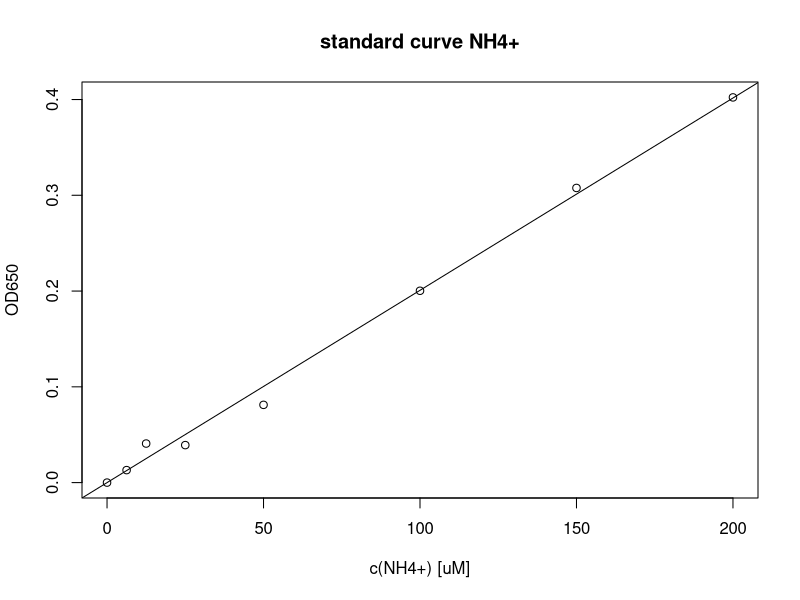
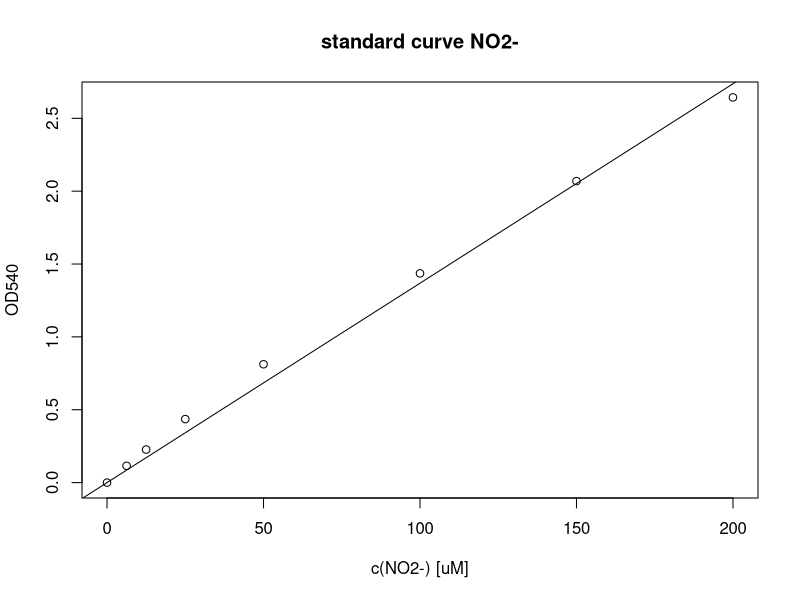
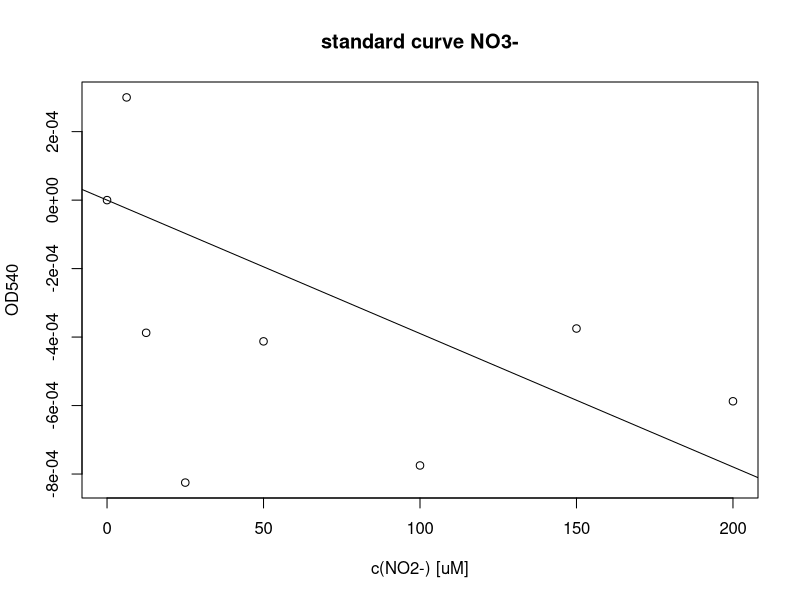
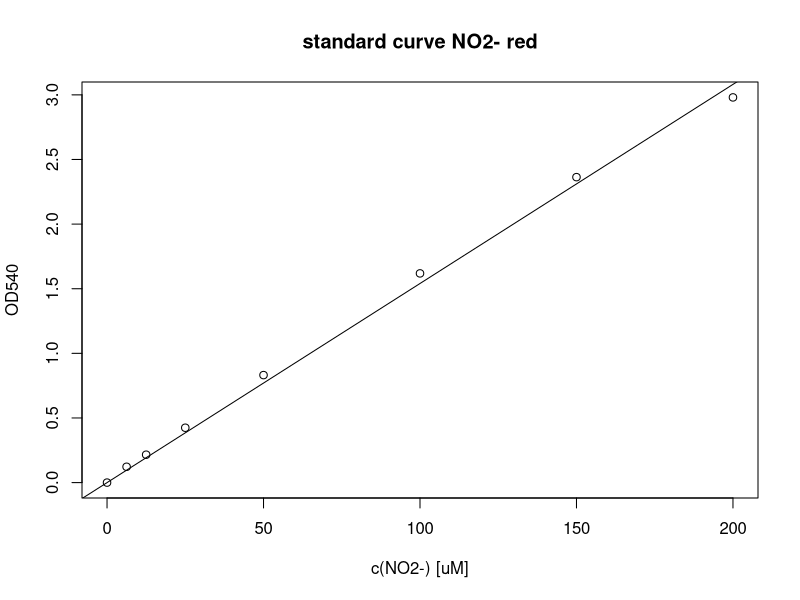
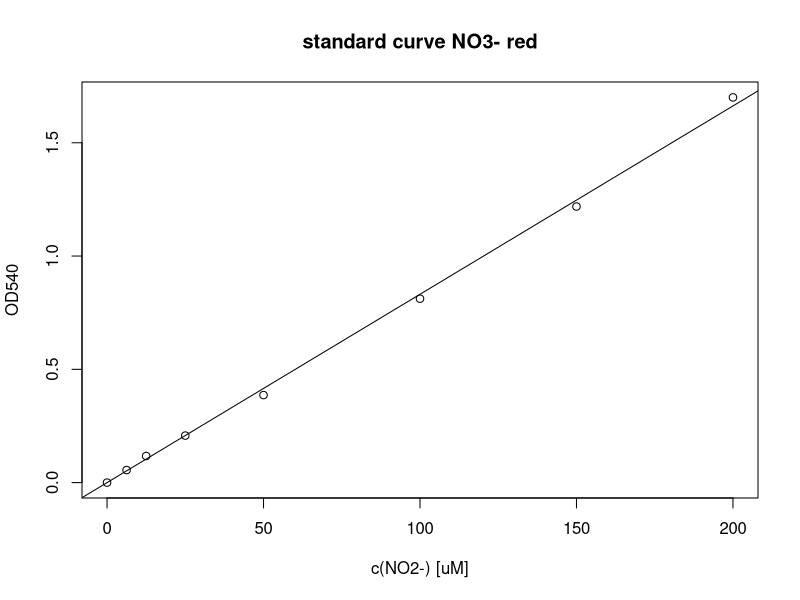

Here is the R script that generated these plots, in order:
# script for processing standards of colorimetric data 
# marmic practical - microbial physiology - experiment 2

# data import
standard <- read.delim("E2_standard.txt", sep = "\t", dec = ",")

# calculating mean and standard deviation

# NH4
NH4 <- standard[33:48,c(1,2,5,6,7,8)]
NH4_mean <- as.data.frame(NH4[,2])
for (i in 1:nrow(NH4_mean)) {
  NH4_mean[i,2] <- mean(c(NH4[i,3], NH4[i,4], NH4[i,5], NH4[i,6]))
  #NH4_mean[i,3] <- sd(c(NH4[i,3], NH4[i,4], NH4[i,5], NH4[i,6]))
}
colnames(NH4_mean) <- c("concentration",
                        "OD"
                        #,"SD"
                        )
NH4_mean <- aggregate(data=NH4_mean, OD~., FUN=mean)
# blanc substraction
NH4_blanc <- NH4_mean$OD[1]
NH4_mean$OD <- NH4_mean$OD-NH4_mean$OD[1]
# linear model
NH4_lm <- lm(OD ~ 0 + concentration, data=NH4_mean)
summary(NH4_lm)
NH4_coef <- NH4_lm$coefficients[[1]]
plot(x=NH4_mean$concentration,
     y=NH4_mean$OD,
     main = "standard curve NH4+",
     xlab = "c(NH4+) [uM]",
     ylab = "OD650")
abline(NH4_lm)


# N02 measurement 1
NO2_1 <- standard[1:16,c(1,2,5,6,7,8)]
NO2_1_mean <- as.data.frame(NO2_1[,2])
for (i in 1:nrow(NO2_1_mean)) {
  NO2_1_mean[i,2] <- mean(c(NO2_1[i,3], NO2_1[i,4], NO2_1[i,5], NO2_1[i,6]))
}
colnames(NO2_1_mean) <- c("concentration", "OD")
NO2_1_mean <- aggregate(data=NO2_1_mean, OD~., FUN=mean)
# blanc substraction
NO2_1_blanc <- NO2_1_mean$OD[1]
NO2_1_mean$OD <- NO2_1_mean$OD-NO2_1_mean$OD[1]
# linear model
NO2_1_lm <- lm(OD ~ 0 + concentration, data=NO2_1_mean)
summary(NO2_1_lm)
NO2_1_coef <- NO2_1_lm$coefficients[[1]]
plot(x=NO2_1_mean$concentration,
     y=NO2_1_mean$OD,
     main = "standard curve NO2-",
     xlab = "c(NO2-) [uM]",
     ylab = "OD540")
abline(NO2_1_lm)


# N03 measurement 1
NO3_1 <- standard[17:32,c(1,2,5,6,7,8)]
NO3_1_mean <- as.data.frame(NO3_1[,2])
for (i in 1:nrow(NO3_1_mean)) {
  NO3_1_mean[i,2] <- mean(c(NO3_1[i,3], NO3_1[i,4], NO3_1[i,5], NO3_1[i,6]))
}
colnames(NO3_1_mean) <- c("concentration", "OD")
NO3_1_mean <- aggregate(data=NO3_1_mean, OD~., FUN=mean)
# blanc substraction
NO3_1_blanc <- NO3_1_mean$OD[1]
NO3_1_mean$OD <- NO3_1_mean$OD-NO3_1_mean$OD[1]
# linear model
NO3_1_lm <- lm(OD ~ 0 + concentration, data=NO3_1_mean)
summary(NO3_1_lm)
NO3_1_coef <- NO3_1_lm$coefficients[[1]]
plot(x=NO3_1_mean$concentration,
     y=NO3_1_mean$OD,
     main = "standard curve NO3-",
     xlab = "c(NO2-) [uM]",
     ylab = "OD540")
abline(NO3_1_lm)


# N02 measurement 2
NO2_2 <- standard[1:16,c(1,2,9,10,11,12)]
NO2_2_mean <- as.data.frame(NO2_2[,2])
for (i in 1:nrow(NO2_2_mean)) {
  NO2_2_mean[i,2] <- mean(c(NO2_2[i,3], NO2_2[i,4], NO2_2[i,5], NO2_2[i,6]))
}
colnames(NO2_2_mean) <- c("concentration", "OD")
NO2_2_mean <- aggregate(data=NO2_2_mean, OD~., FUN=mean)
# blanc substraction
NO2_2_blanc <- NO2_2_mean$OD[1]
NO2_2_mean$OD <- NO2_2_mean$OD-NO2_2_mean$OD[1]
# linear model
NO2_2_lm <- lm(OD ~ 0 + concentration, data=NO2_2_mean)
summary(NO2_2_lm)
NO2_2_coef <- NO2_2_lm$coefficients[[1]]
plot(x=NO2_2_mean$concentration,
     y=NO2_2_mean$OD,
     main = "standard curve NO2- red",
     xlab = "c(NO2-) [uM]",
     ylab = "OD540")
abline(NO2_2_lm)


# N03 measurement 2
NO3_2 <- standard[17:32,c(1,2,9,10,11,12)]
NO3_2_mean <- as.data.frame(NO3_2[,2])
for (i in 1:nrow(NO3_2_mean)) {
  NO3_2_mean[i,2] <- mean(c(NO3_2[i,3], NO3_2[i,4], NO3_2[i,5], NO3_2[i,6]))
}
colnames(NO3_2_mean) <- c("concentration", "OD")
NO3_2_mean <- aggregate(data=NO3_2_mean, OD~., FUN=mean)
# blanc substraction
NO3_2_blanc <- NO3_2_mean$OD[1]
NO3_2_mean$OD <- NO3_2_mean$OD-NO3_2_mean$OD[1]
# linear model
NO3_2_lm <- lm(OD ~ 0 + concentration, data=NO3_2_mean)
summary(NO3_2_lm)
NO3_2_coef <- NO3_2_lm$coefficients[[1]]
plot(x=NO3_2_mean$concentration,
     y=NO3_2_mean$OD,
     main = "standard curve NO3- red",
     xlab = "c(NO2-) [uM]",
     ylab = "OD540")
abline(NO3_2_lm)

